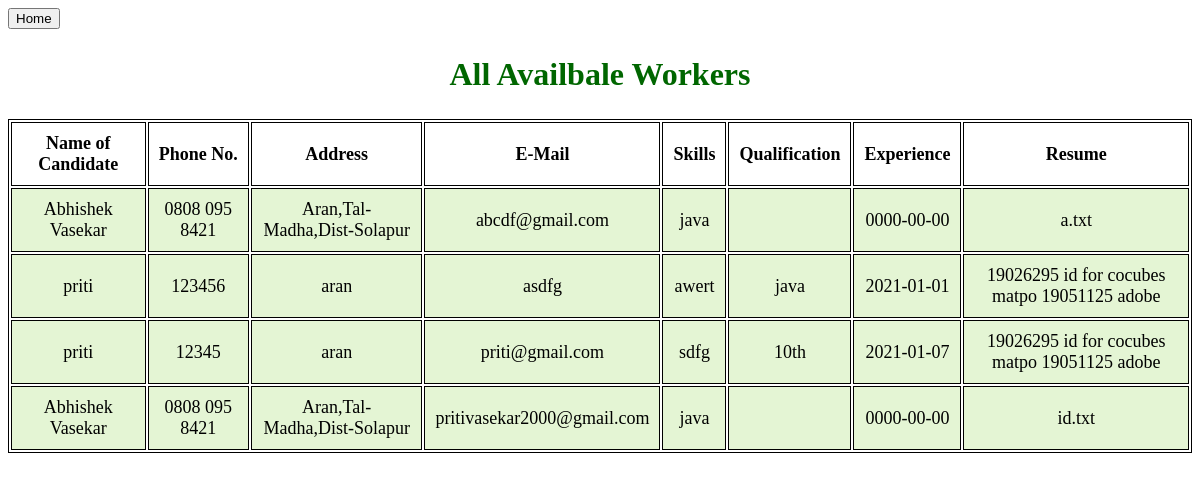
Screenshot of /display.php with the database file from the repository.
### tables this page shows
CREATE TABLE `available_workers` (
  `Name` varchar(255) NOT NULL,
  `Phone_no` varchar(255) NOT NULL,
  `Address` varchar(255) NOT NULL,
  `E-Mail` varchar(255) NOT NULL,
  `Skills` varchar(255) NOT NULL,
  `Qualification` varchar(255) NOT NULL,
  `Experience` date NOT NULL,
  `Resume` blob NOT NULL
);

### display.php (the view, shortened to what this page needs)
      <?php
      $servername = "localhost";
      $username = "root";
      $password = "";
      $database = "jobregistration";
      $conn = mysqli_connect($servername, $username, $password, $database);
      $query="SELECT * FROM available_workers";
      $data=mysqli_query($conn,$query);
      ?>
<!DOCTYPE html>
<html lang="en">
<head>
    <a href="index.php"><button class="btn btn-success">Home</button></a>
</head>
<body>
    <section>
        <h1>All Availbale Workers</h1>
        <table>
            <tr>
                <th>Name of Candidate</th>
                <th>Phone No.</th>
                <th>Address</th>
                <th>E-Mail</th>
                <th>Skills</th>
                <th>Qualification</th>
                <th>Experience</th>
                <th>Resume</th>
            </tr>
            <?php
                while($rows=$data->fetch_assoc())
                {
             ?>
            <tr>
                <td><?php echo $rows['Name'];?></td>
                <td><?php echo $rows['Phone_no'];?></td>
                <td><?php echo $rows['Address'];?></td>
                <td><?php echo $rows['E-Mail'];?></td>
                <td><?php echo $rows['Skills'];?></td>
                <td><?php echo $rows['Qualification'];?></td>
                <td><?php echo $rows['Experience'];?></td>
                <td><?php echo $rows['Resume'];?></td>
            </tr>
            <?php
                }
             ?>
        </table>
    </section>
</body>
</html>

### display.php (style rules this page uses)
table { margin: 0 auto; font-size: large; border: 1px solid black; }
h1 { text-align: center; color: #006600; font-size: xx-large; font-family: 'Gill Sans', 'Gill Sans MT', ' Calibri', 'Trebuchet MS', 'sans-serif'; }
td { background-color: #E4F5D4; border: 1px solid black; }
th, td { font-weight: bold; border: 1px solid black; padding: 10px; text-align: center; }
td { font-weight: lighter; }

### rows the page displays
available_workers: Name "Abhishek Vasekar", Phone_no "0808 095 8421", Address "Aran,Tal-Madha,Dist-Solapur", value "abcdf@gmail.com", Skills "java", Experience "0000-00-00", Resume "a.txt"
available_workers: Name "priti", Phone_no "123456", Address "aran", value "asdfg", Skills "awert", Qualification "java", Experience "2021-01-01", Resume "19026295 id for cocubes matpo 19051125 adobe"
available_workers: Name "priti", Phone_no "12345", Address "aran", value "priti@gmail.com", Skills "sdfg", Qualification "10th", Experience "2021-01-07", Resume "19026295 id for cocubes matpo 19051125 adobe"
available_workers: Name "Abhishek Vasekar", Phone_no "0808 095 8421", Address "Aran,Tal-Madha,Dist-Solapur", value "pritivasekar2000@gmail.com", Skills "java", Experience "0000-00-00", Resume "id.txt"
